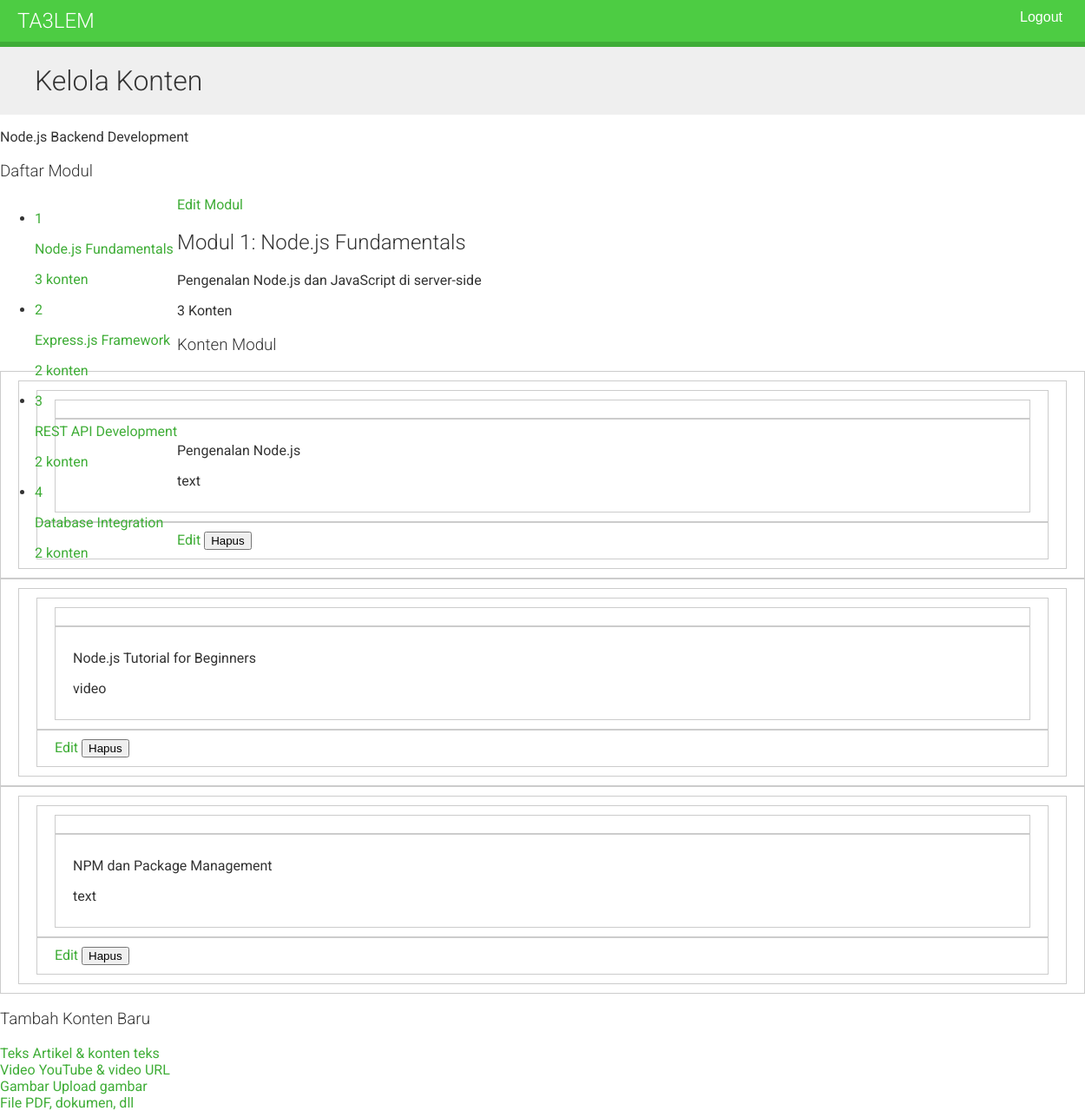
Screenshot of /course/module/27/ (signed in) with the database file from the repository.
### courses/models.py (models this page shows, shortened)
class Course(models.Model):
    owner = models.ForeignKey(User, on_delete=models.CASCADE, related_name='courses_created')
    subject = models.ForeignKey(Subject, on_delete=models.CASCADE, related_name='courses')
    title = models.CharField(max_length=200)
    slug = models.SlugField(max_length=200, unique=True)
    overview = models.TextField()
    created = models.DateTimeField(auto_now_add=True)
    students = models.ManyToManyField(User, related_name='courses_joined', blank=True)
    class Meta:
        ordering = ['-created']

class Module(models.Model):
    course = models.ForeignKey(Course, on_delete=models.CASCADE, related_name='modules')
    title = models.CharField(max_length=200)
    description = models.TextField(blank=True)
    order = OrderField(blank=True, for_fields=['course'])
    class Meta:
        ordering = ['order']

class Content(models.Model):
    module = models.ForeignKey(Module, on_delete=models.CASCADE, related_name='contents')
    content_type = models.ForeignKey(ContentType, on_delete=models.CASCADE, limit_choices_to={
        'model__in': ('text', 'video', 'image', 'file')
    })
    object_id = models.PositiveIntegerField()
    item = GenericForeignKey('content_type', 'object_id')
    order = OrderField(blank=True, for_fields=['module'])
    class Meta:
        ordering = ['order']

class ItemBase(models.Model):
    owner = models.ForeignKey(User, on_delete=models.CASCADE, related_name='%(class)s_related')
    title = models.CharField(max_length=250)
    created = models.DateTimeField(auto_now_add=True)
    updated = models.DateTimeField(auto_now=True)
    class Meta:
        abstract = True

class Text(ItemBase):
    content = models.TextField()

class Video(ItemBase):
    url = models.URLField()

### courses/views.py (the view)
# urls.py: path("module/<int:module_id>/", views.ModuleContentListView.as_view(), name="module_content_list"),
class ModuleContentListView(TemplateResponseMixin, View):
    template_name = 'courses/manage/module/content_list.html'
    def get(self, request, module_id):
        module = get_object_or_404(Module, id=module_id, course__owner=request.user)
        return self.render_to_response({'module': module})

### courses/templatetags/course.py (called while the page is built)
@register.filter
def model_name(obj):
    try:
        return obj._meta.model_name
    except AttributeError:
        return None

### courses/templates/courses/manage/module/content_list.html (shortened to what this page needs)
{% extends "base.html" %}
{% load course %}
{% block content %}
    {% with course=module.course %}
        <div class="bg-gradient-to-r from-green-600 to-emerald-600 text-white py-12">
            <div class="max-w-7xl mx-auto px-4 sm:px-6 lg:px-8">
                <div class="flex items-center">
                    <div class="flex-1">
                        <div class="flex items-center mb-2">
                            <h1 class="text-4xl font-bold">
                                Kelola Konten
                            </h1>
                        </div>
                        <p class="text-green-100">{{ course.title }}</p>
                    </div>
                </div>
            </div>
        </div>
        <div class="max-w-7xl mx-auto px-4 sm:px-6 lg:px-8 py-12">
            <div class="grid grid-cols-1 lg:grid-cols-4 gap-6">
                <div class="lg:col-span-1">
                    <div class="bg-white rounded-xl shadow-lg overflow-hidden border border-gray-100 sticky top-6">
                        <div class="bg-gradient-to-r from-indigo-50 to-purple-50 px-6 py-4 border-b border-indigo-100">
                            <h3 class="font-bold text-gray-900 flex items-center">
                                Daftar Modul
                            </h3>
                        </div>
                        <div class="p-4">
                            <ul id="modules" class="space-y-2">
                                {% for m in course.modules.all %}
                                    <li data-id="{{ m.id }}"
                                        class="rounded-lg transition cursor-pointer {% if m == module %}bg-green-100 border-2 border-green-500{% else %}bg-gray-50 border-2 border-transparent hover:border-gray-300{% endif %}">
                                        <a href="{% url 'module_content_list' m.id %}"
                                           class="block p-3">
                                            <div class="flex items-center">
                                                <span class="w-8 h-8 bg-indigo-600 text-white rounded-lg flex items-center justify-center mr-3 text-xs font-bold">
                                                    <span class="order">{{ m.order|add:1 }}</span>
                                                </span>
                                                <div class="flex-1 min-w-0">
                                                    <p class="text-sm font-semibold text-gray-900 truncate">
                                                        {{ m.title }}
                                                    </p>
                                                    <p class="text-xs text-gray-500">
                                                        {{ m.contents.count }} konten
                                                    </p>
                                                </div>
                                            </div>
                                        </a>
                                    </li>
                                {% empty %}
                                    <li class="text-center py-4 text-gray-500 text-sm">
                                        <i class="fas fa-inbox mb-2 text-2xl"></i>
                                        <p>Belum ada modul</p>
                                    </li>
                                {% endfor %}
                            </ul>
                            <a href="{% url 'course_module_update' course.id %}"
                               class="mt-4 block w-full text-center bg-indigo-600 hover:bg-indigo-700 text-white font-medium py-2 px-4 rounded-lg transition text-sm">
                                Edit Modul
                            </a>
                        </div>
                    </div>
                </div>
                <div class="lg:col-span-3">
                    <div class="bg-gradient-to-r from-green-50 to-emerald-50 rounded-xl p-6 mb-6 border border-green-200">
                        <div class="flex items-start justify-between">
                            <div>
                                <h2 class="text-2xl font-bold text-gray-900 mb-2">
                                    Modul {{ module.order|add:1 }}: {{ module.title }}
                                </h2>
                                {% if module.description %}
                                    <p class="text-gray-700">{{ module.description }}</p>
                                {% endif %}
                            </div>
                            <span class="bg-green-600 text-white px-4 py-2 rounded-full text-sm font-semibold whitespace-nowrap ml-4">
                                {{ module.contents.count }} Konten
                            </span>
                        </div>
                    </div>
                    <div class="bg-white rounded-xl shadow-lg overflow-hidden border border-gray-100 mb-6">
                        <div class="bg-gradient-to-r from-green-50 to-emerald-50 px-6 py-4 border-b border-green-100">
                            <h3 class="text-xl font-bold text-gray-900 flex items-center">
                                Konten Modul
                            </h3>
                        </div>
                        <div class="p-6">
                            <div id="module-contents" class="space-y-3">
                                {% for content in module.contents.all %}
                                    <div data-id="{{ content.id }}"
                                         id="content-{{ content.id }}"
                                         class="bg-gray-50 rounded-lg p-4 border-2 border-gray-200 hover:border-green-300 transition cursor-move">
                                        {% with item=content.item %}
                                            <div class="flex items-center justify-between">
                                                <div class="flex items-center flex-1 min-w-0">
                                                    <div class="w-10 h-10 rounded-lg flex items-center justify-center mr-3 flex-shrink-0
                                                        {% if item|model_name == 'text' %}bg-blue-100 text-blue-600
                                                        {% elif item|model_name == 'video' %}bg-red-100 text-red-600
                                                        {% elif item|model_name == 'image' %}bg-purple-100 text-purple-600
                                                        {% elif item|model_name == 'file' %}bg-orange-100 text-orange-600
                                                        {% endif %}">
                                                    </div>
                                                    <div class="flex-1 min-w-0">
                                                        <p class="font-semibold text-gray-900 truncate">{{ item.title }}</p>
                                                        <p class="text-xs text-gray-500 uppercase">{{ item|model_name }}</p>
                                                    </div>
                                                </div>
                                                <div class="flex items-center gap-2 ml-4">
                                                    <a href="{% url 'module_content_update' module.id item|model_name item.id %}"
                                                       class="px-4 py-2 bg-blue-600 hover:bg-blue-700 text-white rounded-lg flex items-center justify-center transition shadow-md hover:shadow-lg font-medium text-sm">
                                                        Edit
                                                    </a>
                                                    <button hx-post="{% url 'module_content_delete' content.id %}"
                                                            hx-confirm="⚠️ Apakah Anda yakin ingin menghapus konten '{{ item.title }}'?\n\nTindakan ini tidak dapat dibatalkan."
                                                            hx-target="#content-{{ content.id }}"
                                                            hx-swap="outerHTML swap:300ms"
                                                            class="px-4 py-2 bg-red-600 hover:bg-red-700 text-white rounded-lg flex items-center justify-center transition shadow-md hover:shadow-lg font-medium text-sm border-2 border-red-700">
                                                        Hapus
                                                    </button>
                                                </div>
                                            </div>
                                        {% endwith %}
                                    </div>
                                {% endfor %}
                            </div>
                        </div>
                    </div>
                    <div class="bg-white rounded-xl shadow-lg overflow-hidden border border-gray-100">
                        <div class="bg-gradient-to-r from-indigo-50 to-purple-50 px-6 py-4 border-b border-indigo-100">
                            <h3 class="text-xl font-bold text-gray-900 flex items-center">
                                Tambah Konten Baru
                            </h3>
                        </div>
                        <div class="p-6">
                            <div class="grid grid-cols-2 md:grid-cols-4 gap-4">
                                <a href="{% url 'module_content_create' module.id 'text' %}"
                                   class="flex flex-col items-center p-6 bg-gradient-to-br from-blue-50 to-blue-100 hover:from-blue-100 hover:to-blue-200 rounded-xl border-2 border-blue-200 hover:border-blue-400 transition group">
                                    <span class="font-semibold text-gray-900">Teks</span>
                                    <span class="text-xs text-gray-600 mt-1">Artikel & konten teks</span>
                                </a>
                                <a href="{% url 'module_content_create' module.id 'video' %}"
                                   class="flex flex-col items-center p-6 bg-gradient-to-br from-red-50 to-red-100 hover:from-red-100 hover:to-red-200 rounded-xl border-2 border-red-200 hover:border-red-400 transition group">
                                    <span class="font-semibold text-gray-900">Video</span>
                                    <span class="text-xs text-gray-600 mt-1">YouTube & video URL</span>
                                </a>
                                <a href="{% url 'module_content_create' module.id 'image' %}"
                                   class="flex flex-col items-center p-6 bg-gradient-to-br from-purple-50 to-purple-100 hover:from-purple-100 hover:to-purple-200 rounded-xl border-2 border-purple-200 hover:border-purple-400 transition group">
                                    <span class="font-semibold text-gray-900">Gambar</span>
                                    <span class="text-xs text-gray-600 mt-1">Upload gambar</span>
                                </a>
                                <a href="{% url 'module_content_create' module.id 'file' %}"
                                   class="flex flex-col items-center p-6 bg-gradient-to-br from-orange-50 to-orange-100 hover:from-orange-100 hover:to-orange-200 rounded-xl border-2 border-orange-200 hover:border-orange-400 transition group">
                                    <span class="font-semibold text-gray-900">File</span>
                                    <span class="text-xs text-gray-600 mt-1">PDF, dokumen, dll</span>
                                </a>
                            </div>
                        </div>
                    </div>
                </div>
            </div>
        </div>
    {% endwith %}
{% endblock %}

### courses/static/css/base.css (style rules this page uses)
body { margin:0; font-family:'Roboto', sans-serif; font-weight:400; color:#333; }
a { color:#3fad37; text-decoration:none; }
ul { float:left; }
h1, h2, h3, h4, h5, h6 { font-family:'Roboto', sans-serif; font-weight:300; }
h1 { background:#efefef; width:100%; overflow:auto; padding:20px 0 20px 40px; margin:0; }
#module-contents div { padding:10px 20px; border:1px solid #ccc; background:#fff }

### rows the page displays
Course: title "Node.js Backend Development"
Module: order|add "1", title "Node.js Fundamentals", contents.count "3", description "Pengenalan Node.js dan JavaScript di server-side"
Module: order|add "2", title "Express.js Framework", contents.count "2"
Module: order|add "3", title "REST API Development", contents.count "2"
Module: order|add "4", title "Database Integration", contents.count "2"
Content: item "Pengenalan Node.js", item|model_name "text"
Content: item "Node.js Tutorial for Beginners", item|model_name "video"
Content: item "NPM dan Package Management", item|model_name "text"
